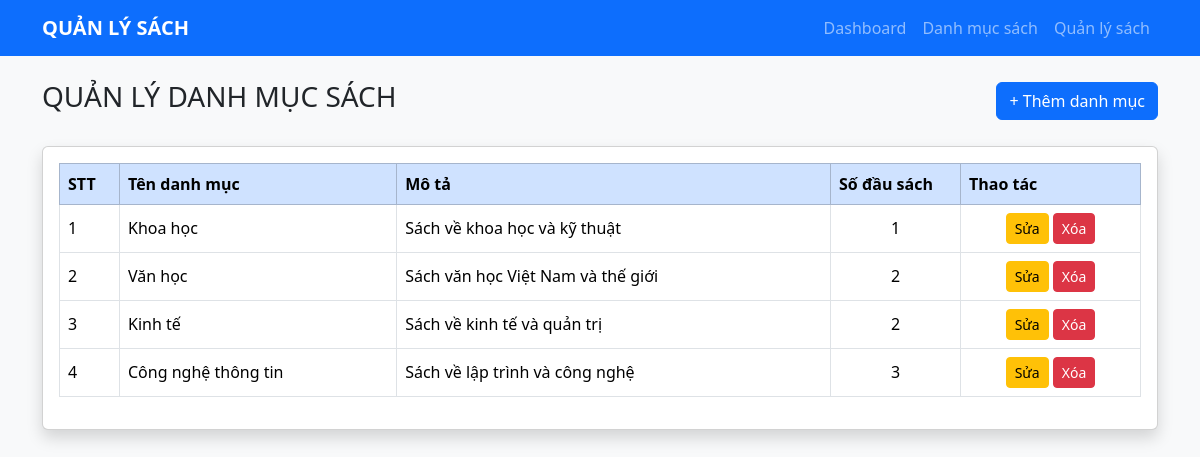
The app's page /danh-muc with its own data.
### app.py (models this page shows, shortened)
class DanhMucSach(db.Model):
    __tablename__ = "danh_muc_sach"
    id: Mapped[int] = mapped_column(primary_key=True)
    ten_danh_muc: Mapped[str] = mapped_column(String(100), nullable=False)
    mo_ta: Mapped[str | None] = mapped_column(String(255), nullable=True)
    sach: Mapped[list["Sach"]] = relationship(
        back_populates="danh_muc"
    )

### app.py (the view)
@app.get("/danh-muc")
def danh_muc_list():
    danh_mucs = db.session.execute(
        db.select(DanhMucSach)
        .order_by(DanhMucSach.id.desc())
    ).scalars().all()
    return render_template(
        "danhmuc.html",
        danh_mucs=danh_mucs
    )

### templates/danhmuc.html (shortened to what this page needs)
{% extends "base.html" %}
{% block content %}
<div class="d-flex justify-content-between align-items-center mb-4">
    <h3>QUẢN LÝ DANH MỤC SÁCH</h3>
    <a href="{{ url_for('them_danh_muc') }}"
       class="btn btn-primary">
        + Thêm danh mục
    </a>
</div>
<div class="card shadow">
    <div class="card-body">
        <table class="table table-bordered table-hover align-middle">
            <thead class="table-primary">
                <tr>
                    <th style="width: 60px">STT</th>
                    <th>Tên danh mục</th>
                    <th>Mô tả</th>
                    <th style="width: 130px">Số đầu sách</th>
                    <th style="width: 180px">Thao tác</th>
                </tr>
            </thead>
            <tbody>
                {% for dm in danh_mucs %}
                <tr>
                    <td>{{ loop.index }}</td>
                    <td>{{ dm.ten_danh_muc }}</td>
                    <td>{{ dm.mo_ta or '' }}</td>
                    <td class="text-center">
                        {{ dm.sach|length }}
                    </td>
                    <td class="text-center">
                        <a href="{{ url_for('sua_danh_muc', id=dm.id) }}"
                           class="btn btn-warning btn-sm">
                            Sửa
                        </a>
                        <form method="POST"
                              action="{{ url_for('xoa_danh_muc', id=dm.id) }}"
                              class="d-inline"
                              onsubmit="return confirm('Bạn có chắc chắn muốn xóa danh mục này?')">
                            <button type="submit"
                                    class="btn btn-danger btn-sm">
                                Xóa
                            </button>
                        </form>
                    </td>
                </tr>
                {% else %}
                <tr>
                    <td colspan="5" class="text-center text-muted">
                        Chưa có danh mục sách nào.
                    </td>
                </tr>
                {% endfor %}
            </tbody>
        </table>
    </div>
</div>
{% endblock %}

### records on screen
DanhMucSach: ten_danh_muc "Khoa học", mo_ta "Sách về khoa học và kỹ thuật", sach|length "1"
DanhMucSach: ten_danh_muc "Văn học", mo_ta "Sách văn học Việt Nam và thế giới", sach|length "2"
DanhMucSach: ten_danh_muc "Kinh tế", mo_ta "Sách về kinh tế và quản trị", sach|length "2"
DanhMucSach: ten_danh_muc "Công nghệ thông tin", mo_ta "Sách về lập trình và công nghệ", sach|length "3"
